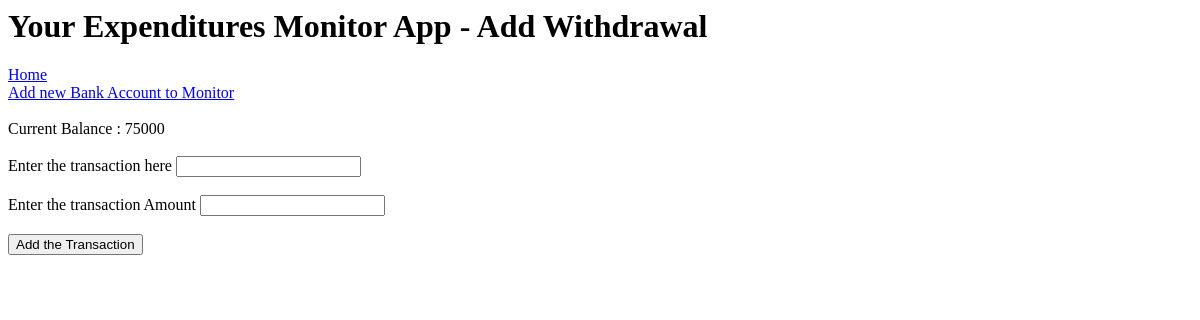
The app's page /withdraw/2, older data.
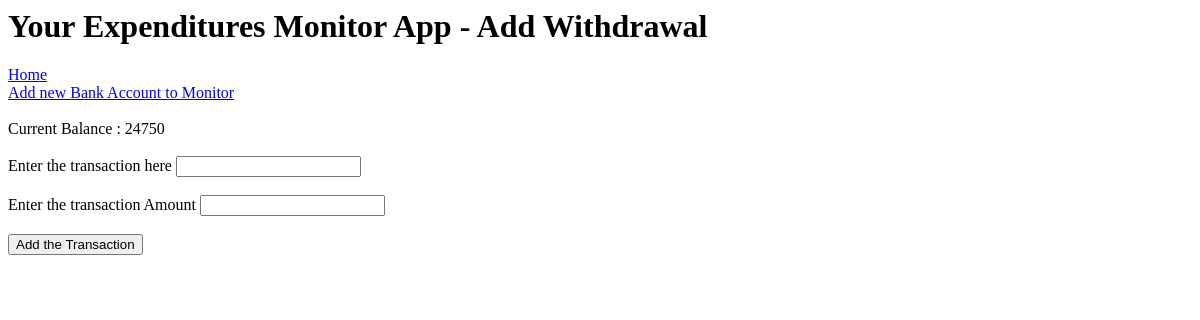
The same page, newer data.
### application/models.py (models this page shows)
class Accounts(db.Model):
    id = db.Column(db.Integer, primary_key=True)
    balance = db.Column(db.Integer)
    account_name = db.Column(db.String(30), nullable=False)
    cust_name = db.Column(db.String(30), nullable=False)
    transactions = db.relationship('Transaction', backref='accounts' , lazy='dynamic')

### application/routes.py (the view, shortened to what this page needs)
@app.route('/withdraw/<int:account_id>',  methods=['GET','POST'])
def withdraw(account_id):
    form = TransactionForm()
    account = Accounts.query.filter_by(id=account_id).first()
    return render_template("withdraw.html", form=form, title="Add Withdrawal" , account=account)

### application/forms.py
class TransactionForm(FlaskForm):
    transaction = StringField('Enter the transaction here' , validators=[DataRequired()])
    transaction_amount = IntegerField('Enter the transaction Amount', validators=[DataRequired()])
    submit = SubmitField('Add the Transaction')

### application/templates/withdraw.html (shortened to what this page needs)
{% extends "layout.html" %}
{% block body %}
<br><br>
Current Balance : {{ account.balance }}
<br><br>
<form action='' method='POST'>
    {{ form.transaction.label }} {{ form.transaction}} <br><br>
    {{ form.transaction_amount.label }} {{ form.transaction_amount }}<br><br>
    {{form.submit}}
</form>
{% endblock body %}

Row changes from the older to the newer data that the page shows:
changed Accounts: balance "75000" → "24750"
